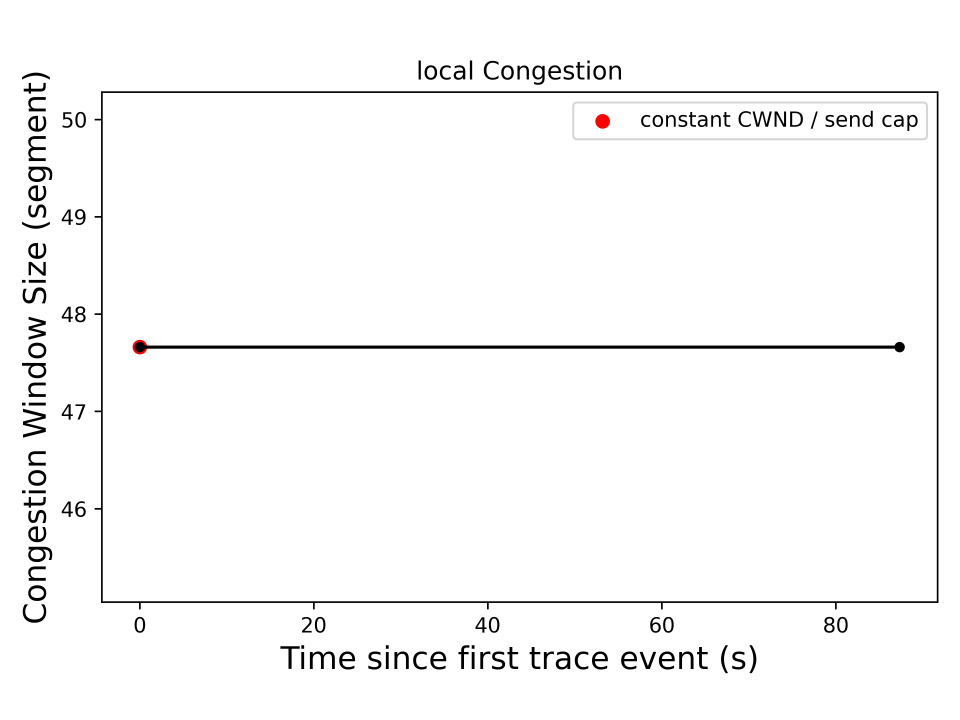
#> input picture test/CongestionWindowSize_VS_Time.png, 3840 x 2880 px, found by its file name (shown at 1/4 size)
$ python review_figures.py ../../../test/AllWindowSize_VS_Time.png
#> lines starting #> are read from the running program, lines starting #| are printed output that depends on the picture
"""将实际生成的课程图像拼成检查页，不改变任何原图或实验数据。"""
import sys
from pathlib import Path

sys.path.insert(0, sys.argv[1])
from PIL import Image, ImageOps, ImageDraw

base = Path(__file__).resolve().parent / 'output' / 'verified'
names = ['CongestionWindowSize_VS_Time.png', 'AllWindowSize_VS_Time.png',
         'ReceiveWindowSize_VS_Time.png', 'SendWindowSize_VS_Time.png',
         'SeqNum_VS_Time.png', 'RTT.png', 'Throuput.png']
for case in ['no_loss_clean', 'rto', 'triple_ack', 'small_rwnd']:
    sheet = Image.new('RGB', (2000, 2400), 'white')
#> sheet: PIL image 2000x2400 RGB; every value is 255
    draw = ImageDraw.Draw(sheet)
    for index, name in enumerate(names):
        # 仅按比例缩小已保存图像；标题注明来源，便于逐项视觉核验。
        picture = Image.open(base / case / 'test' / name).convert('RGB')
        picture = ImageOps.contain(picture, (1000, 565))
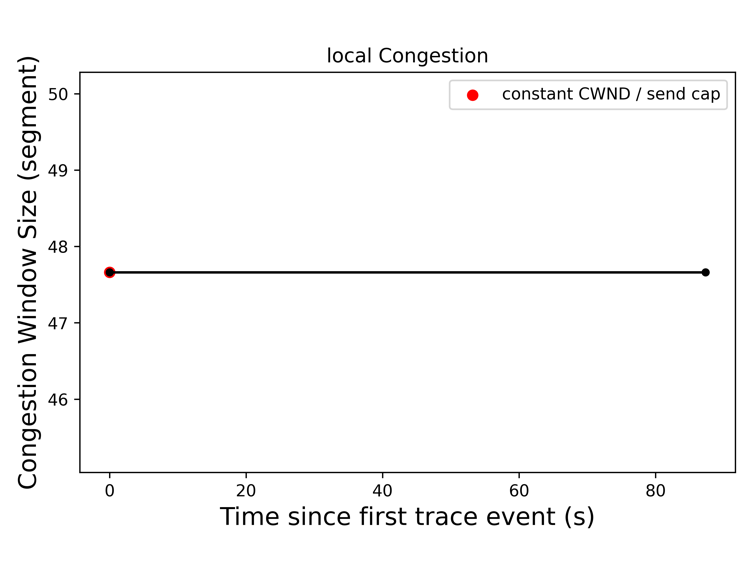
#> picture: PIL image 753x565 RGB; mean R, G, B 248.6, 248.5, 248.5
        x, y = (index % 2) * 1000, (index // 2) * 600
        draw.text((x + 15, y + 8), case + ' / ' + name, fill='black')
        sheet.paste(picture, (x + (1000 - picture.width) // 2, y + 30))
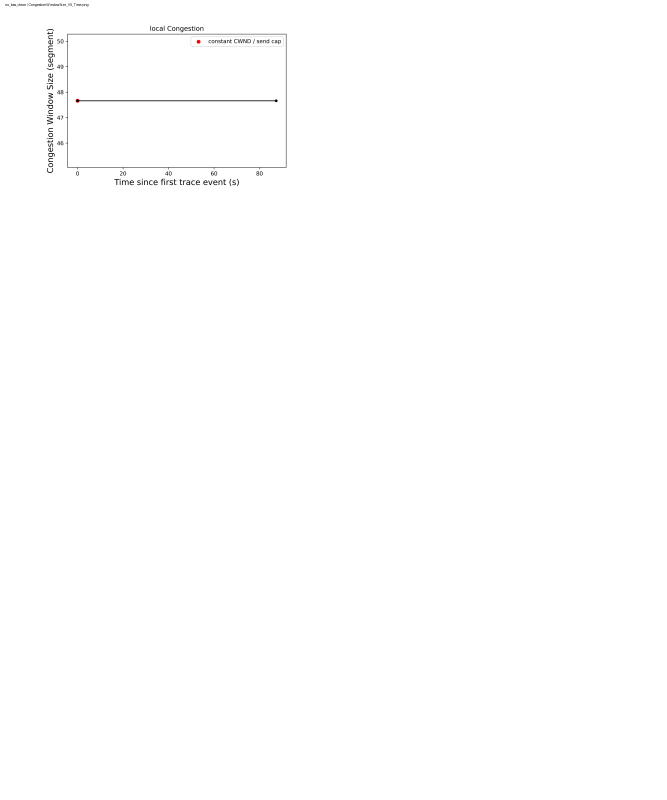
#> sheet: PIL image 2000x2400 RGB (shown at 1/3 size); mean R, G, B 254.4, 254.4, 254.4
#> (the run stopped early here; a loop or call above may not have finished)
